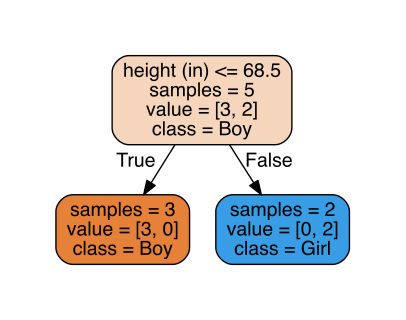

Generate this figure with Python:
from sklearn import tree
#Think of Featuers as inputs
#convert smooth to 1 and bumpy to 0 
features = [[240, 76, 11], [205, 72, 10], [150, 65, 8], [110, 60, 7], [105, 64, 5]]
#labels are the output we want
#convert words to a number system
#girl to 0
#boy to 1
labels = [1, 1, 0, 0, 0]

#create a decision tree 'box of rules' Right now the box can be considered empty
clf = tree.DecisionTreeClassifier()

#learning algo to create the decision tree box of rules
#in scikit the trainer is in the classifiered object and called fit
clf = clf.fit(features, labels)

print clf.predict([190, 70, 9])

feature_names = ['weight', 'height (in)', 'shoe size']
label_names = ['Boy', 'Girl']
from sklearn.externals.six import StringIO
import pydot
dot_data = StringIO()
tree.export_graphviz(clf,
						out_file=dot_data,
						feature_names=feature_names,
						class_names=label_names,
						filled=True, rounded=True,
						impurity=False)
graph = pydot.graph_from_dot_data(dot_data.getvalue())
graph.write_pdf("boygirl.pdf")
